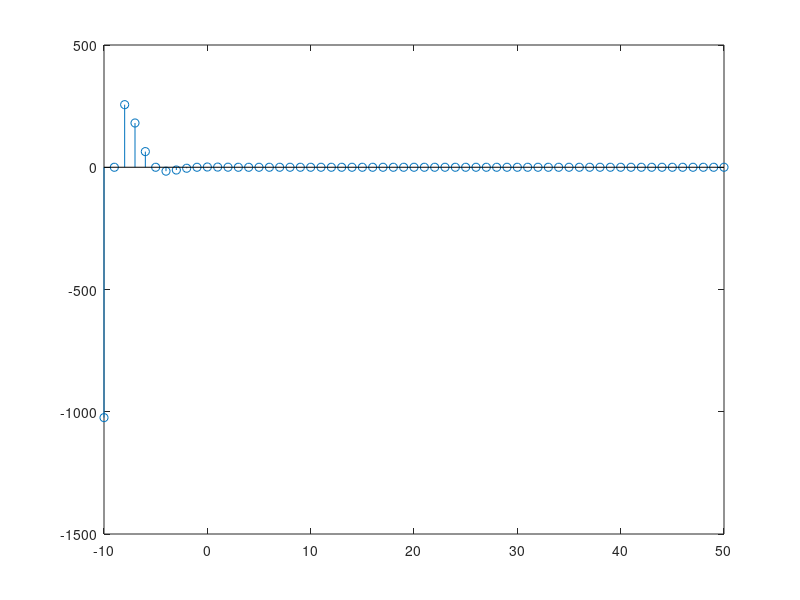

This figure's MATLAB source: (Note: this script raises an error after producing the figure.)
%% question 2 part a
t = -10:1:50;
x = 0.5.^t;
s = sin(pi*t/4) + cos(pi*t/4);
y = x.*s;
figure(1);
stem(t,y);

%% part b
figure(2);
t = -10:1:50;
x = 1-exp(0.2*t);
u = heaviside(t-2);
u1 = heaviside(-t+1);
y = 3*u+x.*u1 ;
stem(t,y);